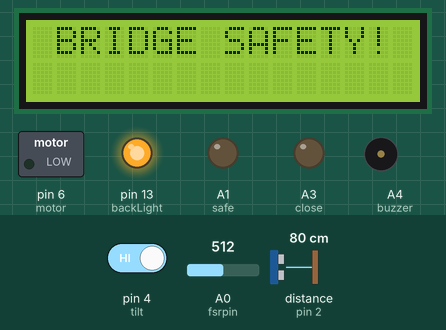
The sketch below on a simulated Arduino Uno, built with avr-gcc and run on an emulated ATmega328P. Parts: 16×2 character LCD, switched loads named in the sketch (green lamp = pin HIGH), output pins drawn as LEDs (lit = HIGH), buzzer (waves = sounding). Wiring (inferred from the names in the program): ultrasonic range finder: trigger pin 3; echo pin 2. The inputs (shaded band) are chosen by the test bench; at power-on: pin 4 (tilt) HIGH, A0 (fsrpin) = 512, distance to the obstacle (sensor on pin 2) 80 cm. The echo pulse lasts 58.3 µs per cm; pins used as bus, display or sensor lines are not drawn; what the sketch prints to the serial monitor is not drawn.

Above: at 0.1 s.
At 1.1 s:
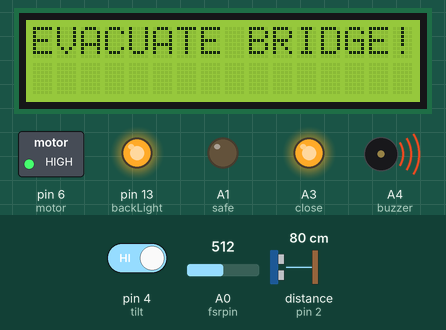
At 5.1 s:
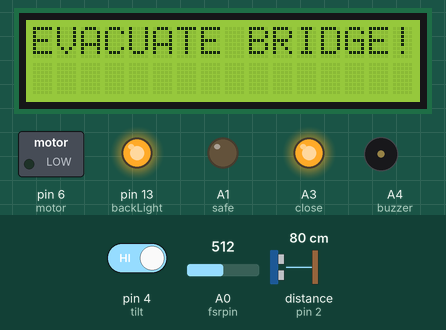
Timing chart, 0 to 6.6 s (numbered marks = the images above):
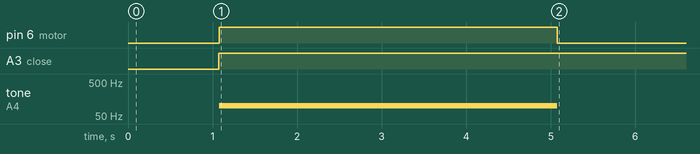

The sketch:

bridgeSafety.ino
```cpp
#include <LiquidCrystal.h>

#define echoPin 2
#define trigPin 3
#define fsrpin A0
#define tilt 4
#define motor 6
#define backLight 13
#define safe A1
#define close A3
#define buzzer A4

int fsrreading; //weight
long duration;
int distance; //water level
int tiltreading; //1 if no tilt, 0 otherwise
int gateclosed = 0;

LiquidCrystal lcd(12, 11, 10, 9, 8, 7, 5);


void setup() {
  pinMode(trigPin, OUTPUT);
  pinMode(echoPin, INPUT);
  pinMode(tilt, INPUT);
  pinMode(fsrpin, INPUT);
  pinMode(motor,OUTPUT);
  pinMode(backLight, OUTPUT);
  digitalWrite(backLight, HIGH);
  lcd.begin(16,2);
  lcd.clear();

  lcd.setCursor(1,0);
  lcd.print("BRIDGE SAFETY!");
  Serial.begin(9600);
  delay(1000);

}
void loop() {
  digitalWrite(trigPin, LOW);
  delayMicroseconds(2);
  digitalWrite(trigPin, HIGH);
  delayMicroseconds(2);
  digitalWrite(trigPin, LOW);
  duration = pulseIn(echoPin, HIGH);
  distance = duration * 0.034 / 2;


  fsrreading = analogRead(fsrpin);


  tiltreading = digitalRead(tilt);


  if(gateclosed == 0 && (distance < 150 || fsrreading > 300 || tiltreading ==0)){
    analogWrite(safe,0);
    analogWrite(close,255);
    lcd.clear();
    lcd.setCursor(0,0);
 	lcd.print("EVACUATE BRIDGE!");
    lcd.setCursor(0,1);
    tone(buzzer,100);
    digitalWrite(motor,HIGH);
    delay(4000);
    digitalWrite(motor,LOW);
    gateclosed = 1;
    noTone(buzzer);

  }


  if(gateclosed == 1 && (distance > 150 && fsrreading < 300 && tiltreading ==1)){
    tone(buzzer,100);
    digitalWrite(motor,HIGH);
    delay(4000);
    digitalWrite(motor,LOW);
    noTone(buzzer);
    gateclosed = 0;
    lcd.clear();
    lcd.setCursor(3,0);
 	lcd.print("SAFE TO USE");
    analogWrite(safe,255);
    analogWrite(close,0);
  	lcd.display();
  }
  delay(1000);
  Serial.println(distance);

}
```

Measured:
- by itself, pin 6 (motor): LOW → HIGH at 1.1 s, → LOW 4.0 s later
- by itself, A3 (close): LOW → HIGH at 1.1 s
- by itself, tone on A4 (buzzer): silent → 100 Hz at 1.1 s, → silent 4.0 s later
